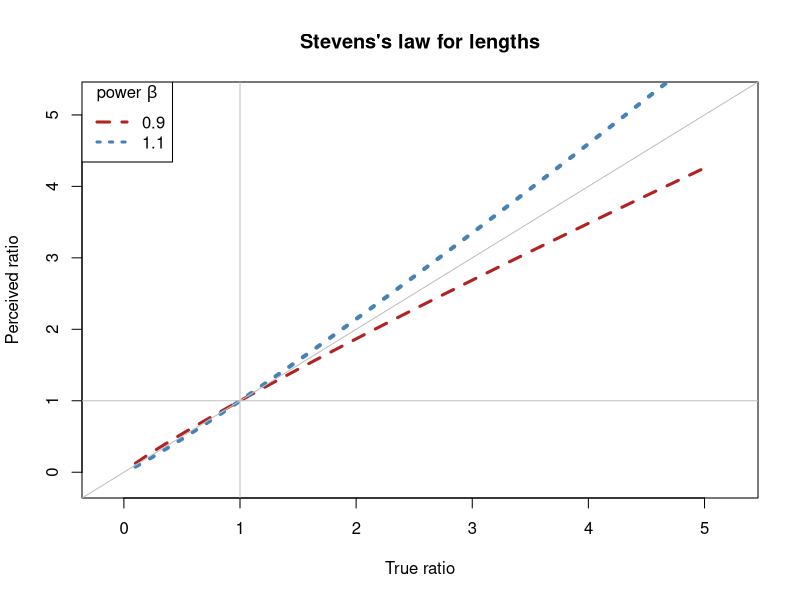
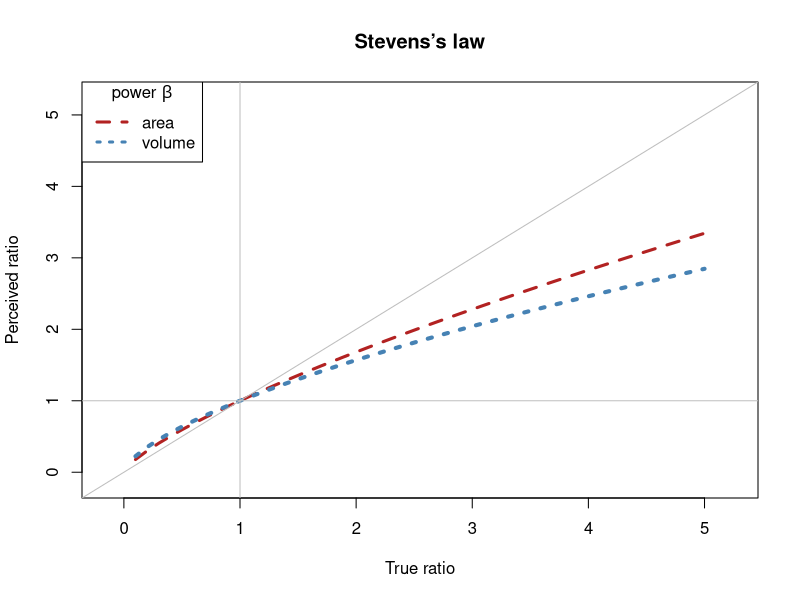

The R script that drew these images, in order:
## ---- chunk 1
knitr::opts_chunk$set(echo = TRUE)
## ---- chunk 2
stevensRatio <- function(x, y = 1, beta = 1) {
    if(missing(x))  stop("Must supply a non-negative value for x")
    if(any(x < 0))  stop("Must have x >= 0")
    if(any(y <= 0)) stop("Must have y > 0")
    if(beta <= 0)   stop("Must have beta > 0")
    #
    # You need to insert code here to complete the function
    # 
    return((x/y)^beta)
}
## ---- chunk 3
stevensRatio(x=0.5, beta =0.7)
stevensRatio(x=2, beta =0.7)
## ---- chunk 4
   r <- seq(from = 0.1, to = 5, by = 0.1)
   # from which you can construct the limit
   lim <- extendrange(r)
## ---- chunk 5
r <- seq(from = 0.1, to = 5, by = 0.1)
# from which you can construct the limit
lim <- extendrange(r)
## ---- chunk 6
plot(
   r,
   stevensRatio(x = r, beta = 0.9),
   main = "Stevens's law for lengths",
   xlim = lim,
   ylim = lim,
   xlab = 'True ratio',
   ylab = 'Perceived ratio',
   col = 'firebrick',
   type = 'l',
   lty = 2,
   lwd = 3
)

lines(
   r,
   stevensRatio(x = r, beta = 1.1),
   col = 'steelblue',
   lty = 3,
   lwd = 4
)

abline(v = 1, col = 'grey', lwd = 1)
abline(h = 1, col = 'grey', lwd = 1)
abline(a = 0, b = 1, col = 'grey', lwd = 1)

legend(
   "topleft",
   legend = c("0.9", "1.1"),
   lty = c(2, 3),
   lwd = 3,
   col = c("firebrick", "steelblue"),
   title = expression(paste("power ", beta))
)
## ---- chunk 7
plot(
   r,
   stevensRatio(x = r, beta = 0.75),
   main = 'Stevens’s law',
   xlim = lim,
   ylim = lim,
   xlab = 'True ratio',
   ylab = 'Perceived ratio',
   col = 'firebrick',
   type = 'l',
   lty = 2,
   lwd = 3
)

lines(
   r,
   stevensRatio(x = r, beta = 0.65),
   col = 'steelblue',
   lty = 3,
   lwd = 4
)

abline(v = 1, col = 'grey', lwd = 1)
abline(h = 1, col = 'grey', lwd = 1)
abline(a = 0, b = 1, col = 'grey', lwd = 1)

legend(
   "topleft",
   legend = c("area", "volume"),
   lty = c(2, 3),
   lwd = 3,
   col = c("firebrick", "steelblue"),
   title = expression(paste("power ", beta))
)
